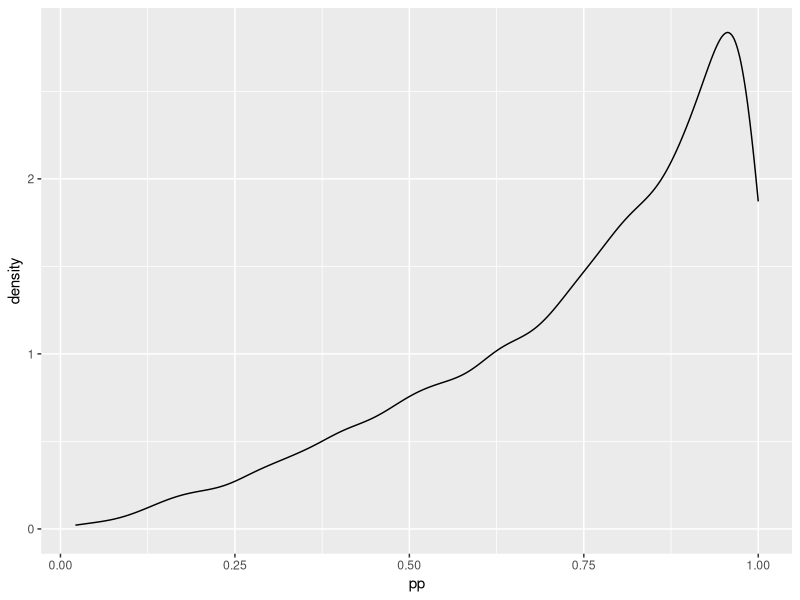
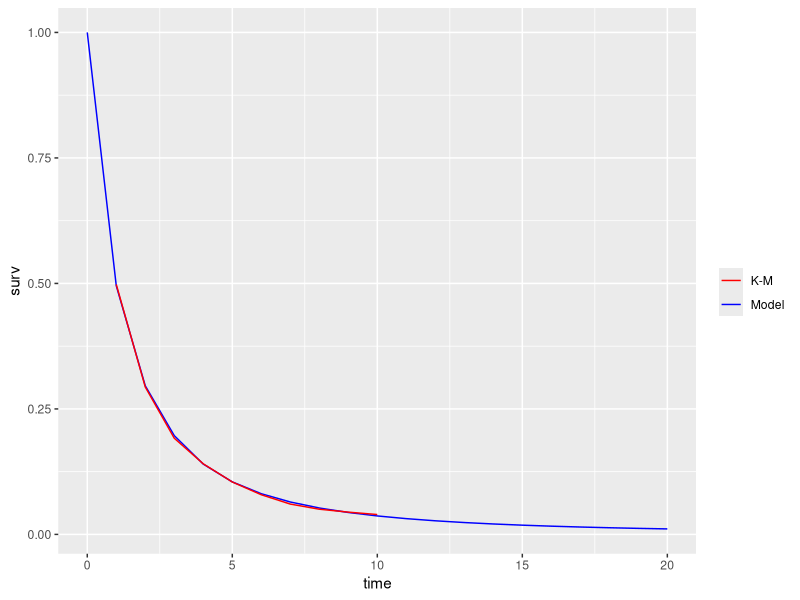
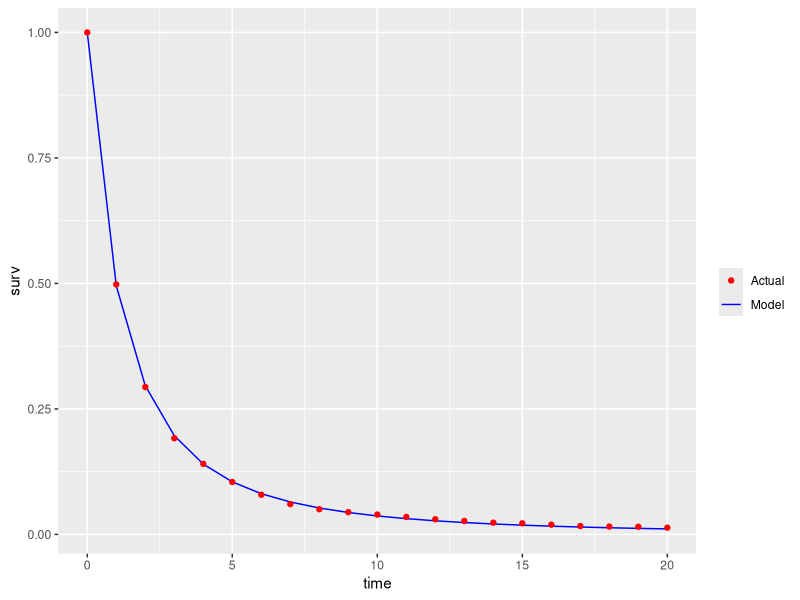

Here is the R script that generated these plots, in order:
#https://brucehardie.com/notes/037/time-varying_covariates_in_BG.pdf

library(tidyverse)
library(survival)

#Simulate from shifted geometric distribution with gamma randomized intercept
#and complementary log-log link function on (static) covariates

N <- 5000

x1 <- rnorm(N, 7, 2)

x2 <- rbinom(N,1,.8)

lam <- rgamma(N,shape=2,rate=1)

p = 1 - exp(-lam*exp(x1*(-.1)+x2*(-.2)))

X = as.matrix(cbind(x1,x2))

y <- rgeom(N, p) + 1

censor_point=10
censor_id <-which(y>censor_point)

y2 <-y
y2[censor_id] = censor_point
d<-rep(1,N)
d[censor_id] = 0

#create a data frame version
data_df<-data.frame(time = y2,
                    status = d ,
                    x1=x1,
                    x2=x2)

#Create a logdiffexp function to avoid computation error
logdiffexp <- function (a,b) {
  
  c = pmax(a,b);
  return (c + log(exp(a-c)-exp(b-c))) ;
  
}

#model likelihood function
G2G <- function(par,y,X,id) {
  
  r=par[1];
  alpha=par[2];
  beta=par[-(1:2)];
  
  
  #uncen 
  uncen=y[-id];
  C_u = exp(X[-id,] %*% beta);
  LL_uncen=logdiffexp( -r*log(1+C_u*(uncen-1)/alpha), 
                 -r*log(1+C_u*(uncen)/alpha) );
    
  #cen  
  cen=y[id];
  C_c = exp(X[id,] %*% beta);
  LL_cen = -r*log(1+C_c*(cen)/alpha);
  
  return (-sum(LL_uncen)-sum(LL_cen));
}

#If someone is using a real data_df and not from simulation, it's best to create X
X = as.matrix(data_df[,3:dim(data_df)[2]])

solution=optim(par=c(1.5,1.5,rep(0,dim(X)[2])),fn=G2G,
               #y=y2, 
               #X=X,  
               #id=censor_id, 
               y = data_df$time,
               X = as.matrix(data_df[,3:dim(data_df)[2]]),
               id = which(data_df$status==0),
               method="L-BFGS-B",
               lower=c(1e-5,1e-5,-Inf,-Inf), upper=c(Inf,Inf,Inf,Inf),
               hessian = TRUE)
#standard error and 95% CI
solution$par_stderr<-sqrt(diag(solve(solution$hessian)))
solution$par_upper<-solution$par+1.96*solution$par_stderr
solution$par_lower<-solution$par-1.96*solution$par_stderr

solution$par

#visualize the density of the intercept p
ran <- data.frame(xx = rgamma(10000,solution$par[1],solution$par[2]))
#ggplot(ran, aes(x=xx)) + 
#  geom_density()
ran$pp <- 1-exp(-ran$xx)
ggplot(ran, aes(x=pp)) + 
  geom_density()


##model survival function
G2G_surv <- function(par,X,t) {
  
  r=par[1];
  alpha=par[2];
  beta=par[-(1:2)];
  
  surv=matrix(0,nrow = dim(X)[1],ncol=length(t));
  
  C_x = exp(X %*% beta);
  
  for (i in (1:length(t)) ) {
    surv[,i] = exp(-r*log(1+C_x*t[i]/alpha));
  }
  
  S=colSums(surv)/dim(X)[1];
  
  return ( data.frame(time=t,
                      surv=S) );
  
}


G2G_df<-G2G_surv(solution$par,X,c(seq(0, 20, by = 1)))

#kaplan-meier
fit.km = survfit( Surv(data_df$time, data_df$status) ~ 1, conf.int=F)
km_df <- data.frame(fit.km$time,fit.km$surv)


#Plot them side by side
ggplot() + 
  geom_line(data = G2G_df, aes(x=time, y=surv, color = "Model")) +
  geom_line(data = km_df, aes( x=fit.km.time, y=fit.km.surv, color = "K-M")) + 
  scale_color_manual(name = "", 
                     values = c("Model"="blue", "K-M" = "red"))


###########################################################
#Actual survival curve (without using K-M)
S=rep(0,21);
for (i in 0:20) {
  S[i+1] = sum(y>i)/N;
}

G2G_df$S<-S


#Plot them side by side
ggplot(G2G_df, aes(time)) + 
  geom_line(aes(y = surv, colour = "Model")) + 
  geom_point(aes(y = S, colour = "Actual")) +
  scale_color_manual(name = "", 
                     values = c("Model"="blue", "Actual" = "red"))

